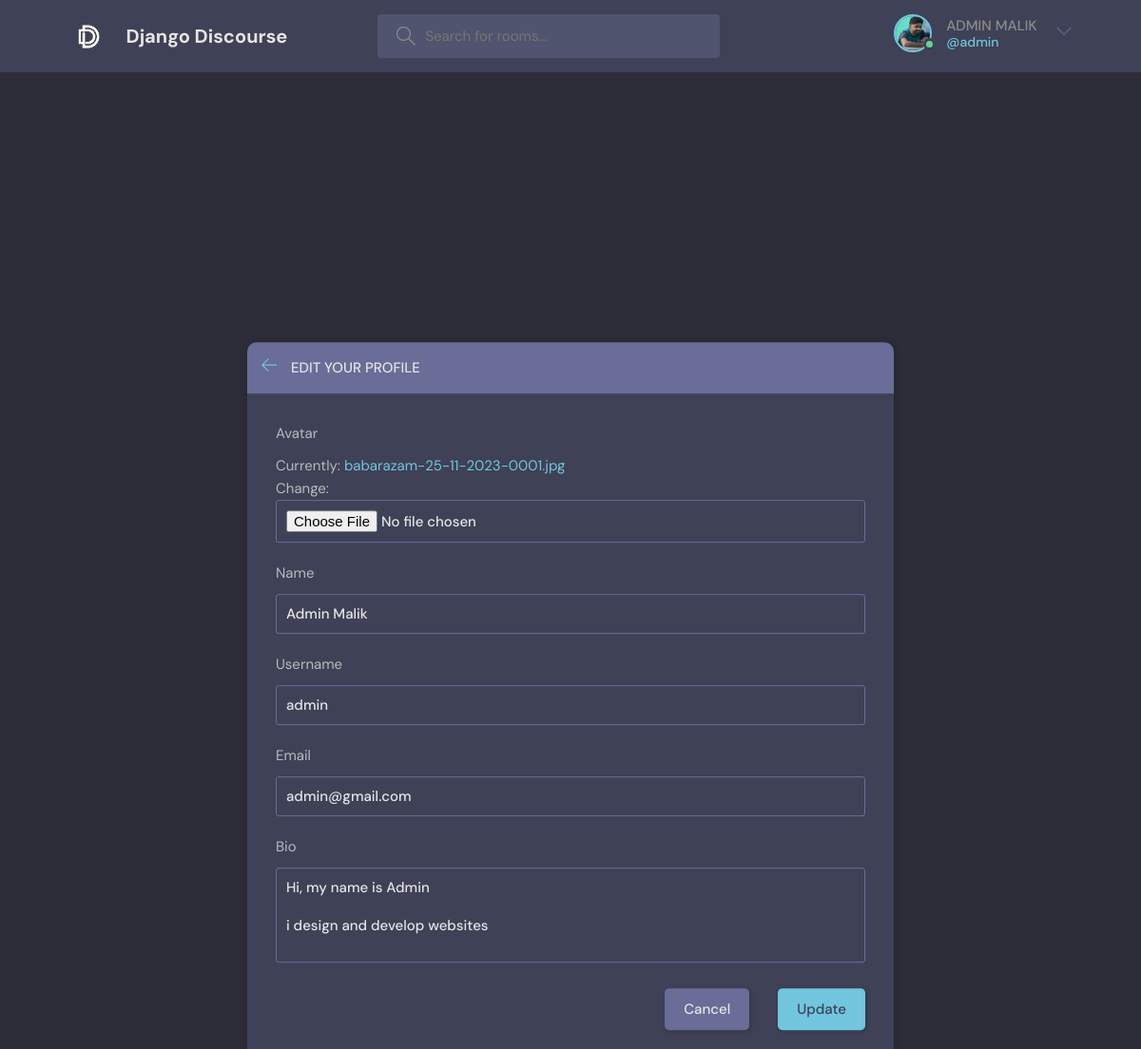
Screenshot of /update-user/ (signed in) with the database file from the repository.
### chat/models.py (models this page shows)
class User(AbstractUser):
    name = models.CharField(max_length=200,null=True)
    email = models.EmailField(unique=True,null=True)
    bio = models.TextField(null=True)
    avatar = models.ImageField(null=True,default="avatar.svg")
    USERNAME_FIELD = 'email'
    REQUIRED_FIELDS = []

### chat/views.py (the view)
# urls.py: path('update-user/',views.updateUser,name="update-user"),
def updateUser(request):
    user = request.user
    form = UserForm(instance=user)
    if request.method == 'POST':
        form = UserForm(request.POST,request.FILES, instance=user)
        if form.is_valid():
            form.save()
            return redirect('userprofile',pk = user.id)
    context = {'form' : form}
    return render(request,'chat/update-user.html',context)

### chat/forms.py
class UserForm(ModelForm):
    class Meta:
        model  = User
        fields = ['avatar','name','username','email','bio']

### chat/templates/chat/update-user.html (shortened to what this page needs)
{% extends "base.html" %}
{% block content %}
<main class="update-account layout">
  <div class="container">
    <div class="layout__box">
      <div class="layout__boxHeader">
        <div class="layout__boxTitle">
          <a href="{% url 'home' %}">
            <svg version="1.1" xmlns="http://www.w3.org/2000/svg" width="32" height="32" viewBox="0 0 32 32">
              <title>arrow-left</title>
              <path
                d="M13.723 2.286l-13.723 13.714 13.719 13.714 1.616-1.611-10.96-10.96h27.625v-2.286h-27.625l10.965-10.965-1.616-1.607z">
              </path>
            </svg>
          </a>
          <h3>Edit your profile</h3>
        </div>
      </div>
      <div class="layout__body">
        <form class="form" method="POST" action="" enctype="multipart/form-data">
          {% for field in form %}
          <div class="form__group">
            <label for="profile_pic">{{field.label}}</label>
            {{field}}
          </div>
          {% endfor %}
          <div class="form__action">
            <a class="btn btn--dark" href="{% url 'home' %}">Cancel</a>
            <button class="btn btn--main" type="submit">Update</button>
          </div>
        </form>
      </div>
    </div>
  </div>
</main>
{% endblock %}

### templates/navbar.html (shortened to what this page needs)
{% load static %}
<header class="header header--loggedIn">
    <div class="container">
      <a href="{% url 'home' %}" class="header__logo">
        <img style="mix-blend-mode:lighten;height: 39px;width: 39px;" src="{% static 'images/DD.jpg' %}" />
        <h1>Django Discourse</h1>
      </a>
      <form class="header__search" method="GET" action="{% url 'home' %}">
        <label>
          <input name="q" placeholder="Search for rooms..." />
        </label>
      </form>
      <nav class="header__menu">
        {% if request.user.is_authenticated %}
        <div class="header__user">
          <a href="{% url 'userprofile' request.user.id %}">
            <div class="avatar avatar--medium active">
              <img src="{{request.user.avatar.url}}" />
            </div>
            <p style="text-transform: uppercase;">{{ request.user.name }} <span style="text-transform: none;">@{{ request.user.username}}</span></p>
          </a>
          <button class="dropdown-button">
            <svg version="1.1" xmlns="http://www.w3.org/2000/svg" width="32" height="32" viewBox="0 0 32 32">
              <title>chevron-down</title>
              <path d="M16 21l-13-13h-3l16 16 16-16h-3l-13 13z"></path>
            </svg>
          </button>
        </div>
        {% else %}
        <a href="{% url 'loginpage' %}">
          <img src="{% static 'images/avatar.svg' %}" />
          <p>Login</p>
        </a>
        {% endif %}
      </nav>
    </div>
  </header>

### chat/templates/chat/update-user.html (style rules this page uses)
@media (min-width: 768px) { .layout__box { margin-top:155px ; } }

### rows the page displays
User: user.avatar (picture), user.name "ADMIN MALIK", user.username "admin", form "Admin Malik" "admin" "admin@gmail.com" "Hi, my name is Admin i design and develop websites"

### other values shown
{{ field.label }} "Avatar" "Name" "Username" "Email" "Bio"
